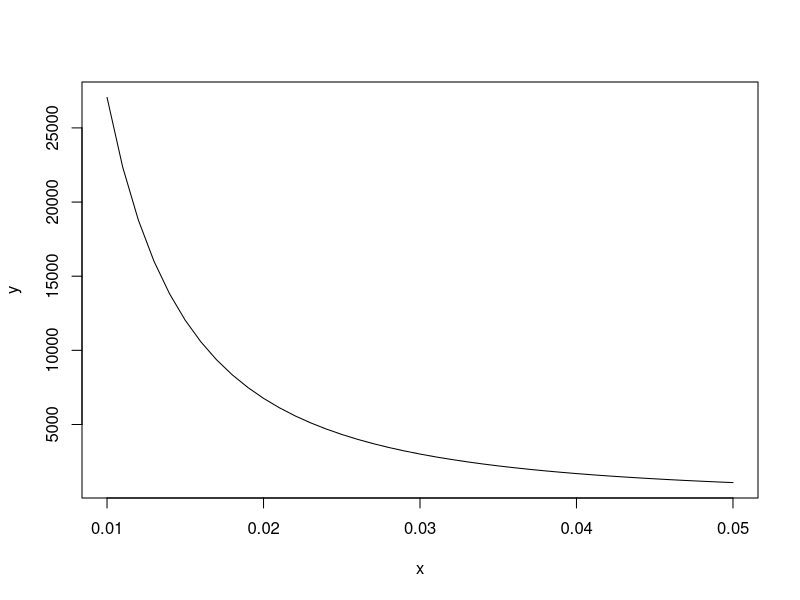

The R source for this figure:
####################################
########## LABORATORIO 10 ##########
##########   13-11-2017   ##########
####################################

##################
### Pregunta 1 ###
##################
calc = function(sigma=1, epsilon, c, v = F, p = F){
    if(v){
        sigma = sqrt(sigma)
    }
    if(p){
        k = ceiling((qnorm(c)*sigma/epsilon)^2)
    }else{
        k = ceiling(0.25*(qnorm(c)/epsilon)^2)
    }
    k
}
##################
### Pregunta 2 ###
##################
png(filename="Grafico1.png")
x = seq(0.01,0.05,0.001)
y = c()
for (i in 1:length(x)) {
   y[i]=calc(epsilon=x[i], c=0.95, p=T)
}
plot(x,y, type='l')
dev.off()
##################
### Pregunta 3 ###
##################
print(calc(epsilon=0.05, c=0.95, p=T))
#Usando la encuesta https://www.adimark.cl/es/estudios/documentos/microestudio%20sexualidad%202017.pdf calcule la muestra minima (1083) y me di cuenta de que usaron una muestra mucho mas grande de lo necesario, dado el tamano muestral (1709), confianza (95%) y error (+-2,5%). Por lo que puede ser que la muestra no necesariamente distribuye normal
